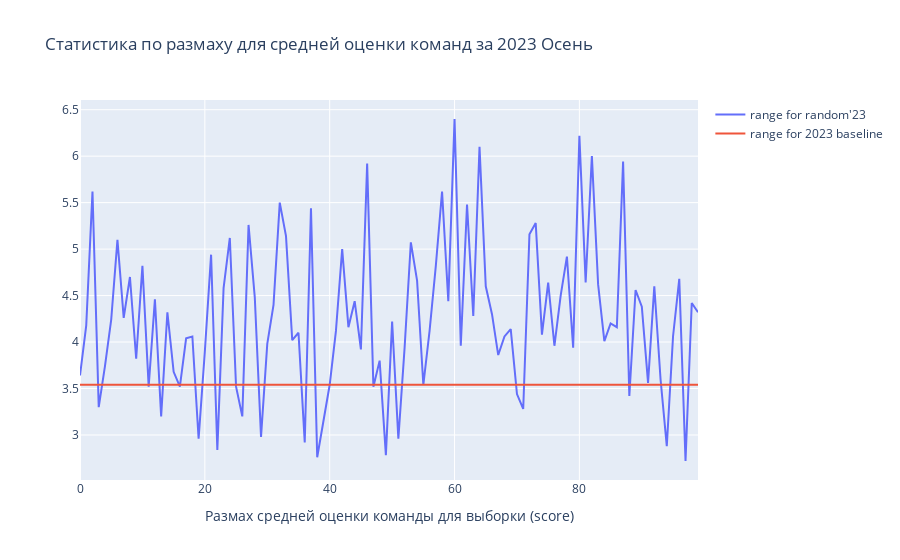

Notebook code for this chart:
### Code cell
grapth = go.Figure()
grapth.add_trace(go.Scatter(x=list(stat_projects_23.keys()), y=[x[0][2] - x[0][3] for x in list(stat_projects_23.values())], mode='lines', name="range for random'23"))
#grapth.add_trace(go.Scatter(x=x, y=y, mode='lines', name="approximation of median for random'23"))
grapth.add_trace(go.Scatter(x=list(stat_projects_23.keys()), y=[max_baseline_23-min_baseline_23]*100, mode='lines', name="range for 2023 baseline"))

grapth.update_layout(title='Cтатистика по размаху для средней оценки команд за 2023 Осень', xaxis_title='Размах средней оценки команды для выборки (score)', yaxis_title='')

grapth.show()

### Figure 1 — Plotly figure (JSON) as saved in the notebook; plotly's stock layout.template omitted (floating-point values rounded to 4 significant figures)
{"data": [{"mode": "lines", "name": "range for random'23", "type": "scatter", "x": [0, 1, 2, 3, 4, 5, 6, 7, 8, 9, 10, 11, 12, 13, 14, 15, 16, 17, 18, 19, 20, 21, 22, 23, 24, 25, 26, 27, 28, 29, 30, 31, 32, 33, 34, 35, 36, 37, 38, 39, 40, 41, 42, 43, 44, 45, 46, 47, 48, 49, 50, 51, 52, 53, 54, 55, 56, 57, 58, 59, 60, 61, 62, 63, 64, 65, 66, 67, 68, 69, 70, 71, 72, 73, 74, 75, 76, 77, 78, 79, 80, 81, 82, 83, 84, 85, 86, 87, 88, 89, 90, 91, 92, 93, 94, 95, 96, 97, 98, 99], "y": [3.64, 4.18, 5.62, 3.3, 3.74, 4.24, 5.1, 4.26, 4.7, 3.82, 4.82, 3.52, 4.46, 3.2, 4.32, 3.68, 3.52, 4.04, 4.06, 2.96, 3.9, 4.94, 2.84, 4.58, 5.12, 3.52, 3.2, 5.26, 4.48, 2.98, 3.98, 4.4, 5.5, 5.14, 4.02, 4.1, 2.92, 5.44, 2.76, 3.14, 3.54, 4.12, 5, 4.16, 4.44, 3.92, 5.92, 3.52, 3.8, 2.783, 4.22, 2.96, 3.94, 5.073, 4.66, 3.54, 4.12, 4.82, 5.62, 4.44, 6.4, 3.96, 5.48, 4.28, 6.1, 4.6, 4.3, 3.86, 4.06, 4.14, 3.44, 3.28, 5.16, 5.28, 4.08, 4.64, 3.96, 4.5, 4.92, 3.94, 6.22, 4.64, 6, 4.62, 4.01, 4.2, 4.16, 5.943, 3.42, 4.56, 4.38, 3.56, 4.6, 3.6, 2.88, 4.06, 4.68, 2.72, 4.42, 4.32]}, {"mode": "lines", "name": "range for 2023 baseline", "type": "scatter", "x": [0, 1, 2, 3, 4, 5, 6, 7, 8, 9, 10, 11, 12, 13, 14, 15, 16, 17, 18, 19, 20, 21, 22, 23, 24, 25, 26, 27, 28, 29, 30, 31, 32, 33, 34, 35, 36, 37, 38, 39, 40, 41, 42, 43, 44, 45, 46, 47, 48, 49, 50, 51, 52, 53, 54, 55, 56, 57, 58, 59, 60, 61, 62, 63, 64, 65, 66, 67, 68, 69, 70, 71, 72, 73, 74, 75, 76, 77, 78, 79, 80, 81, 82, 83, 84, 85, 86, 87, 88, 89, 90, 91, 92, 93, 94, 95, 96, 97, 98, 99], "y": [3.54, 3.54, 3.54, 3.54, 3.54, 3.54, 3.54, 3.54, 3.54, 3.54, 3.54, 3.54, 3.54, 3.54, 3.54, 3.54, 3.54, 3.54, 3.54, 3.54, 3.54, 3.54, 3.54, 3.54, 3.54, 3.54, 3.54, 3.54, 3.54, 3.54, 3.54, 3.54, 3.54, 3.54, 3.54, 3.54, 3.54, 3.54, 3.54, 3.54, 3.54, 3.54, 3.54, 3.54, 3.54, 3.54, 3.54, 3.54, 3.54, 3.54, 3.54, 3.54, 3.54, 3.54, 3.54, 3.54, 3.54, 3.54, 3.54, 3.54, 3.54, 3.54, 3.54, 3.54, 3.54, 3.54, 3.54, 3.54, 3.54, 3.54, 3.54, 3.54, 3.54, 3.54, 3.54, 3.54, 3.54, 3.54, 3.54, 3.54, 3.54, 3.54, 3.54, 3.54, 3.54, 3.54, 3.54, 3.54, 3.54, 3.54, 3.54, 3.54, 3.54, 3.54, 3.54, 3.54, 3.54, 3.54, 3.54, 3.54]}], "layout": {"title": {"text": "Cтатистика по размаху для средней оценки команд за 2023 Осень"}, "xaxis": {"title": {"text": "Размах средней оценки команды для выборки (score)"}}, "yaxis": {"title": {"text": ""}}}}
